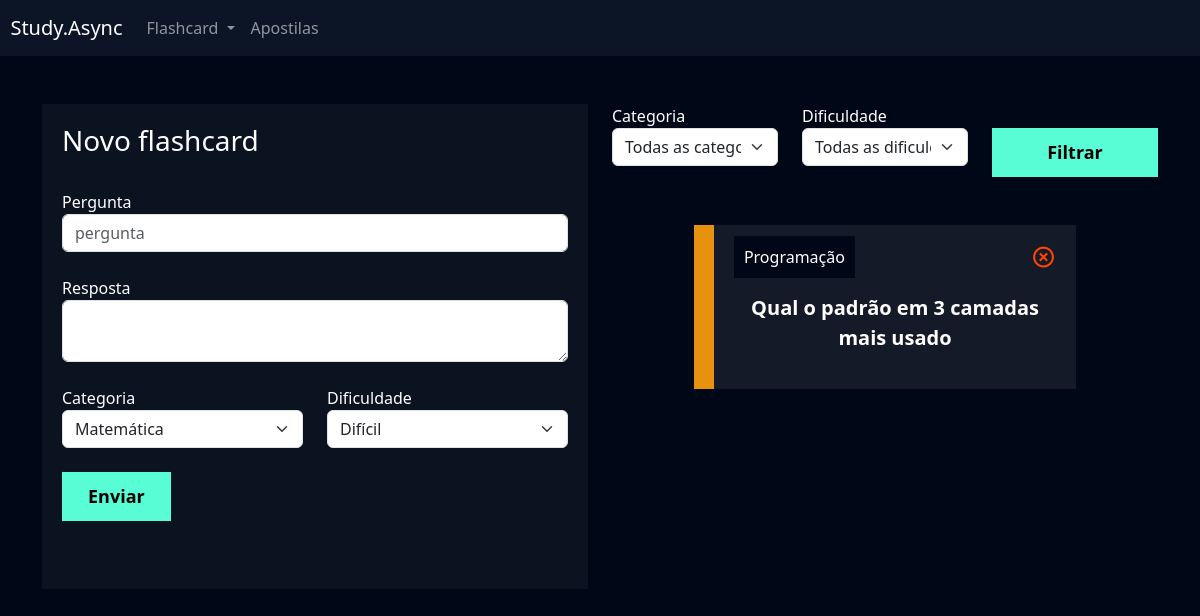
/flashcard/new_flashcard/ (signed in), run on the app's committed database.
### flashcard/models.py (models this page shows, shortened)
class Flashcard(models.Model):
    DIFICULDADE_CHOICES = (('D', 'Difícil'), ('M', 'Médio'), ('F', 'Fácil'))
    user = models.ForeignKey(User, on_delete=models.DO_NOTHING)
    question = models.CharField(max_length=100)
    answer = models.TextField()
    category = models.ForeignKey(Category, on_delete=models.DO_NOTHING)
    dificulty = models.CharField(max_length=1, choices=DIFICULDADE_CHOICES)
    @property
    def css_dificuldade(self):
        if self.dificulty == 'F':
            return 'flashcard-facil'
        elif self.dificulty == 'M':
            return 'flashcard-medio'
        elif self.dificulty == 'D':
            return 'flashcard-dificil'

class Category(models.Model):
    name = models.CharField(max_length=50)
    def __str__(self):
        return self.name

### flashcard/views.py (the view, shortened to what this page needs)
# urls.py: path('new_flashcard/', views.new_flashcard, name='new_flashcard'),
def new_flashcard(request):
    if not request.user.is_authenticated:
        return redirect('/users/login')
    if request.method == 'GET':
        categories = Category.objects.all()
        dificulties = Flashcard.DIFICULDADE_CHOICES
        flashcards = Flashcard.objects.filter(user=request.user)
        categoria_filtrar = request.GET.get('categoria')
        dificuldade_filtrar = request.GET.get('dificuldade')
        if categoria_filtrar:
            flashcards = flashcards.filter(category__id=categoria_filtrar)
        if dificuldade_filtrar:
            flashcards = flashcards.filter(dificulty=dificuldade_filtrar)
        return render(
            request,
            'new_flashcard.html',
            {
                'categories': categories,
                'dificulties': dificulties,
                'flashcards': flashcards,
            }
        )

### flashcard/templates/new_flashcard.html (shortened to what this page needs)
{% extends "base.html" %}
{% load static %}
{% block 'cabecalho' %}
    <link href="{% static 'users/css/register.css' %}" rel="stylesheet">
    <link href='https://unpkg.com/boxicons@2.1.4/css/boxicons.min.css' rel='stylesheet'>
    <link href="{% static 'flashcard/css/new_flashcard.css' %}" rel="stylesheet">
{% endblock 'cabecalho' %}
{% block 'conteudo' %}
    {% include 'partials/header.html' %}
    <div class="container">
        <br>
        <br>
        <div class="row">
            <div class="col-md">
                <div class="box-form">
                    <form action="{% url 'new_flashcard' %}" method="POST"> {% csrf_token %}
                        <h3>Novo flashcard</h3>
                        <br>
                        <label>Pergunta</label>
                        <input type="text" class="form-control" placeholder="pergunta" name="pergunta">
                        <br>
                        <label>Resposta</label>
                        <textarea class="form-control" name="resposta"></textarea>
                        <br>
                        <div class="row">
                                <div class="col-md">
                                    <label for="">Categoria</label>
                                    <select class="form-select" name="categoria">
                                        {% for category in categories %}
                                            <option value="{{category.id}}">{{category.name}}</option>
                                        {% endfor %}
                                    </select>
                                </div>
                                <div class="col-md">
                                    <label for="">Dificuldade</label>
                                    <select class="form-select" name="dificuldade">
                                        {% for dificulty in dificulties %}
                                            <option value="{{dificulty.0}}">{{dificulty.1}}</option>
                                        {% endfor %}
                                    </select>
                                </div>
                        </div>
                        <br>
                        <input type="submit" value="Enviar" class="btn-cadastro">
                        <br>
                        <br>
                        <br>
                    </form>
                </div>
            </div>
            <div class="col-md">
                <form action="{% url 'new_flashcard' %}" method="GET">
                    <div class="row">
                        <div class="col-md">
                            <label for="">Categoria</label>
                            <select name="categoria" id="" class="form-select">
                                <option value="">Todas as categorias</option>
                            </select>
                        </div>
                        <div class="col-md">
                            <label for="">Dificuldade</label>
                            <select name="dificuldade" id="" class="form-select">
                                <option value="">Todas as dificuldades</option>
                            </select>
                        </div>
                        <div class="col-md">
                            <br>
                            <input type="submit" style="width: 100%" value="Filtrar" class="btn-cadastro">
                        </div>
                    </div>
                </form>
                <br>
                <br>
                {% for flash in flashcards %}
                    <div class="box-new-flashcard"  onclick="flip_card({{flash.id}})">
                        <div class="flashcard {{flash.css_dificuldade}}">
                            <div class="flashcard-categoria">
                                {{flash.category}}
                            </div>
                            <a href="{% url 'delete_flashcard' flash.id %}"><i class='icone-exit bx bx-x-circle'></i></a>
                            <br>
                            <br>
                            <div class="flashcard-box-item">
                                <p class="flashcard-item">{{flash.question}}</p>
                            </div>
                        </div>
                    </div>
                    <br>
                    <br>
                {% endfor %}
            </div>
        </div>
    </div>
{% endblock 'conteudo' %}

### templates/static/shared/css/base.css (style rules this page uses)
:root { --main-color: #0b1526; --dark-color: #000716; --secondary-dark-color: rgb(15, 2, 26); --light-color: #00c1f3; --contrast-color: #f4c96b; --differential-color: #58fcd5; }
body { background-color: var(--dark-color) !important; color: white !important; }

### templates/static/users/css/register.css (style rules this page uses)
* { margin: 0; padding: 0; }
.box-form { padding: 20px; background-color: rgba(217,217,217, .05); color: white !important; }
.btn-cadastro { padding: 10px; background-color: #58fcd5; border: none; border: 1px solid #58fcd5; font-size: 18px; font-weight: bold; padding-left: 25px; padding-right: 25px; }

### templates/static/flashcard/css/new_flashcard.css (style rules this page uses)
.box-new-flashcard { width: 70%; margin: auto; }
.flashcard { background-color: rgba(255, 255, 255, .08); padding: 20px; }
.flashcard-box-item { text-align: center; }
.flashcard p { font-size: 20px; font-weight: bold; cursor: pointer; }
.flashcard-medio { border-left: 20px solid #E8910E; }
.flashcard-categoria { background-color: var(--dark-color); display: inline; padding: 10px; }
.icone-exit { float: right; font-size: 25px; color: orangered; }

### data on the page
Flashcard: category "Programação", question "Qual o padrão em 3 camadas mais usado"

### other printed values
form field categoria "Matemática"
form field dificuldade "Difícil"
